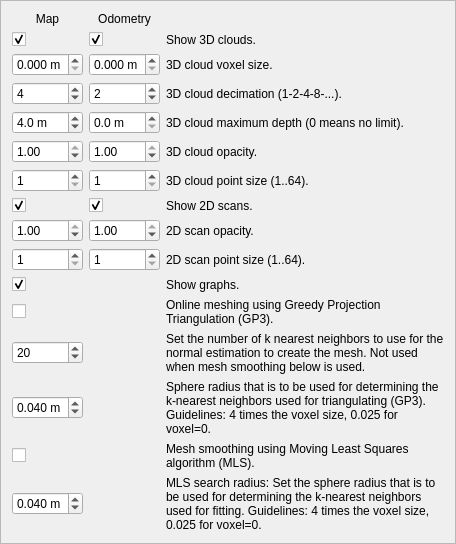
                     <widget class="QFrame" name="frame">
                      <property name="frameShape">
                       <enum>QFrame::StyledPanel</enum>
                      </property>
                      <property name="frameShadow">
                       <enum>QFrame::Raised</enum>
                      </property>
                      <layout class="QGridLayout" name="gridLayout_2" columnstretch="0,0,1">
                       <item row="9" column="0">
                        <widget class="QCheckBox" name="checkBox_showScans">
                         <property name="text">
                          <string/>
                         </property>
                         <property name="checked">
                          <bool>true</bool>
                         </property>
                        </widget>
                       </item>
                       <item row="11" column="0">
                        <widget class="QSpinBox" name="spinBox_ptsize_scan">
                         <property name="minimum">
                          <number>1</number>
                         </property>
                         <property name="maximum">
                          <number>64</number>
                         </property>
                        </widget>
                       </item>
                       <item row="4" column="2">
                        <widget class="QLabel" name="label_108">
                         <property name="text">
                          <string>3D cloud decimation (1-2-4-8-...).</string>
                         </property>
                         <property name="wordWrap">
                          <bool>true</bool>
                         </property>
                        </widget>
                       </item>
                       <item row="0" column="0">
                        <widget class="QLabel" name="label_154">
                         <property name="text">
                          <string>Map</string>
                         </property>
                         <property name="alignment">
                          <set>Qt::AlignCenter</set>
                         </property>
                         <property name="wordWrap">
                          <bool>true</bool>
                         </property>
                        </widget>
                       </item>
                       <item row="0" column="1">
                        <widget class="QLabel" name="label_137">
                         <property name="text">
                          <string>Odometry</string>
                         </property>
                         <property name="alignment">
                          <set>Qt::AlignCenter</set>
                         </property>
                         <property name="wordWrap">
                          <bool>true</bool>
                         </property>
                        </widget>
                       </item>
                       <item row="1" column="0">
                        <widget class="QCheckBox" name="checkBox_showClouds">
                         <property name="text">
                          <string/>
                         </property>
                         <property name="checked">
                          <bool>true</bool>
                         </property>
                        </widget>
                       </item>
                       <item row="1" column="1">
                        <widget class="QCheckBox" name="checkBox_showOdomClouds">
                         <property name="text">
                          <string/>
                         </property>
                         <property name="checked">
                          <bool>true</bool>
                         </property>
                        </widget>
                       </item>
                       <item row="1" column="2">
                        <widget class="QLabel" name="label_119">
                         <property name="text">
                          <string>Show 3D clouds.</string>
                         </property>
                         <property name="wordWrap">
                          <bool>true</bool>
                         </property>
                        </widget>
                       </item>
                       <item row="3" column="0">
                        <widget class="QDoubleSpinBox" name="doubleSpinBox_voxelSize">
                         <property name="suffix">
                          <string> m</string>
                         </property>
                         <property name="decimals">
                          <number>3</number>
                         </property>
                         <property name="maximum">
                          <double>1.000000000000000</double>
                         </property>
                         <property name="singleStep">
                          <double>0.010000000000000</double>
                         </property>
                         <property name="value">
                          <double>0.000000000000000</double>
                         </property>
                        </widget>
                       </item>
                       <item row="3" column="1">
                        <widget class="QDoubleSpinBox" name="doubleSpinBox_voxelSize_odom">
                         <property name="suffix">
                          <string> m</string>
                         </property>
                         <property name="decimals">
                          <number>3</number>
                         </property>
                         <property name="maximum">
                          <double>1.000000000000000</double>
                         </property>
                         <property name="singleStep">
                          <double>0.010000000000000</double>
                         </property>
                         <property name="value">
                          <double>0.000000000000000</double>
                         </property>
                        </widget>
                       </item>
                       <item row="3" column="2">
                        <widget class="QLabel" name="label_107">
                         <property name="text">
                          <string>3D cloud voxel size.</string>
                         </property>
                         <property name="wordWrap">
                          <bool>true</bool>
                         </property>
                        </widget>
                       </item>
                       <item row="4" column="0">
                        <widget class="QSpinBox" name="spinBox_decimation">
                         <property name="minimum">
                          <number>1</number>
                         </property>
                         <property name="maximum">
                          <number>32</number>
                         </property>
                         <property name="value">
                          <number>4</number>
                         </property>
                        </widget>
                       </item>
                       <item row="4" column="1">
                        <widget class="QSpinBox" name="spinBox_decimation_odom">
                         <property name="minimum">
                          <number>1</number>
                         </property>
                         <property name="maximum">
                          <number>32</number>
                         </property>
                         <property name="value">
                          <number>2</number>
                         </property>
                        </widget>
                       </item>
                       <item row="5" column="0">
                        <widget class="QDoubleSpinBox" name="doubleSpinBox_maxDepth">
                         <property name="suffix">
                          <string> m</string>
                         </property>
                         <property name="decimals">
                          <number>1</number>
                         </property>
                         <property name="maximum">
                          <double>100.000000000000000</double>
                         </property>
                         <property name="singleStep">
                          <double>0.100000000000000</double>
                         </property>
                         <property name="value">
                          <double>4.000000000000000</double>
                         </property>
                        </widget>
                       </item>
                       <item row="5" column="1">
                        <widget class="QDoubleSpinBox" name="doubleSpinBox_maxDepth_odom">
                         <property name="suffix">
                          <string> m</string>
                         </property>
                         <property name="decimals">
                          <number>1</number>
                         </property>
                         <property name="maximum">
                          <double>100.000000000000000</double>
                         </property>
                         <property name="singleStep">
                          <double>0.100000000000000</double>
                         </property>
                         <property name="value">
                          <double>0.000000000000000</double>
                         </property>
                        </widget>
                       </item>
                       <item row="5" column="2">
                        <widget class="QLabel" name="label_132">
                         <property name="text">
                          <string>3D cloud maximum depth (0 means no limit).</string>
                         </property>
                         <property name="wordWrap">
                          <bool>true</bool>
                         </property>
                        </widget>
                       </item>
                       <item row="6" column="0">
                        <widget class="QDoubleSpinBox" name="doubleSpinBox_opacity">
                         <property name="suffix">
                          <string/>
                         </property>
                         <property name="decimals">
                          <number>2</number>
                         </property>
                         <property name="maximum">
                          <double>1.000000000000000</double>
                         </property>
                         <property name="singleStep">
                          <double>0.100000000000000</double>
                         </property>
                         <property name="value">
                          <double>1.000000000000000</double>
                         </property>
                        </widget>
                       </item>
                       <item row="6" column="1">
                        <widget class="QDoubleSpinBox" name="doubleSpinBox_opacity_odom">
                         <property name="suffix">
                          <string/>
                         </property>
                         <property name="decimals">
                          <number>2</number>
                         </property>
                         <property name="maximum">
                          <double>1.000000000000000</double>
                         </property>
                         <property name="singleStep">
                          <double>0.100000000000000</double>
                         </property>
                         <property name="value">
                          <double>1.000000000000000</double>
                         </property>
                        </widget>
                       </item>
                       <item row="6" column="2">
                        <widget class="QLabel" name="label_155">
                         <property name="text">
                          <string>3D cloud opacity.</string>
                         </property>
                         <property name="wordWrap">
                          <bool>true</bool>
                         </property>
                        </widget>
                       </item>
                       <item row="7" column="0">
                        <widget class="QSpinBox" name="spinBox_ptsize">
                         <property name="minimum">
                          <number>1</number>
                         </property>
                         <property name="maximum">
                          <number>64</number>
                         </property>
                        </widget>
                       </item>
                       <item row="7" column="1">
                        <widget class="QSpinBox" name="spinBox_ptsize_odom">
                         <property name="minimum">
                          <number>1</number>
                         </property>
                         <property name="maximum">
                          <number>64</number>
                         </property>
                        </widget>
                       </item>
                       <item row="7" column="2">
                        <widget class="QLabel" name="label_157">
                         <property name="text">
                          <string>3D cloud point size (1..64).</string>
                         </property>
                         <property name="wordWrap">
                          <bool>true</bool>
                         </property>
                        </widget>
                       </item>
                       <item row="9" column="1">
                        <widget class="QCheckBox" name="checkBox_showOdomScans">
                         <property name="text">
                          <string/>
                         </property>
                         <property name="checked">
                          <bool>true</bool>
                         </property>
                        </widget>
                       </item>
                       <item row="9" column="2">
                        <widget class="QLabel" name="label_110">
                         <property name="text">
                          <string>Show 2D scans.</string>
                         </property>
                         <property name="wordWrap">
                          <bool>true</bool>
                         </property>
                        </widget>
                       </item>
                       <item row="10" column="0">
                        <widget class="QDoubleSpinBox" name="doubleSpinBox_opacity_scan">
                         <property name="suffix">
                          <string/>
                         </property>
                         <property name="decimals">
                          <number>2</number>
                         </property>
                         <property name="maximum">
                          <double>1.000000000000000</double>
                         </property>
                         <property name="singleStep">
                          <double>0.100000000000000</double>
                         </property>
                         <property name="value">
                          <double>1.000000000000000</double>
                         </property>
                        </widget>
                       </item>
                       <item row="13" column="0">
                        <widget class="QCheckBox" name="checkBox_meshing">
                         <property name="text">
                          <string/>
                         </property>
                        </widget>
                       </item>
                       <item row="10" column="1">
                        <widget class="QDoubleSpinBox" name="doubleSpinBox_opacity_odom_scan">
                         <property name="suffix">
                          <string/>
                         </property>
                         <property name="decimals">
                          <number>2</number>
                         </property>
                         <property name="maximum">
                          <double>1.000000000000000</double>
                         </property>
                         <property name="singleStep">
                          <double>0.100000000000000</double>
                         </property>
                         <property name="value">
                          <double>1.000000000000000</double>
                         </property>
                        </widget>
                       </item>
                       <item row="10" column="2">
                        <widget class="QLabel" name="label_156">
                         <property name="text">
                          <string>2D scan opacity.</string>
                         </property>
                         <property name="wordWrap">
                          <bool>true</bool>
                         </property>
                        </widget>
                       </item>
                       <item row="11" column="1">
                        <widget class="QSpinBox" name="spinBox_ptsize_odom_scan">
                         <property name="minimum">
                          <number>1</number>
                         </property>
                         <property name="maximum">
                          <number>64</number>
                         </property>
                        </widget>
                       </item>
                       <item row="11" column="2">
                        <widget class="QLabel" name="label_158">
                         <property name="text">
                          <string>2D scan point size (1..64).</string>
                         </property>
                         <property name="wordWrap">
                          <bool>true</bool>
                         </property>
                        </widget>
                       </item>
                       <item row="15" column="2">
                        <widget class="QLabel" name="label_168">
                         <property name="text">
                          <string>Sphere radius that is to be used for determining the k-nearest neighbors used for triangulating (GP3). Guidelines: 4 times the voxel size, 0.025 for voxel=0.</string>
                         </property>
                         <property name="wordWrap">
                          <bool>true</bool>
                         </property>
                        </widget>
                       </item>
                       <item row="17" column="2">
                        <widget class="QLabel" name="label_85">
                         <property name="text">
                          <string>Mesh smoothing using Moving Least Squares algorithm (MLS).</string>
                         </property>
                         <property name="wordWrap">
                          <bool>true</bool>
                         </property>
                        </widget>
                       </item>
                       <item row="15" column="0">
                        <widget class="QDoubleSpinBox" name="doubleSpinBox_gp3Radius">
                         <property name="suffix">
                          <string> m</string>
                         </property>
                         <property name="decimals">
                          <number>3</number>
                         </property>
                         <property name="maximum">
                          <double>1.000000000000000</double>
                         </property>
                         <property name="singleStep">
                          <double>0.010000000000000</double>
                         </property>
                         <property name="value">
                          <double>0.040000000000000</double>
                         </property>
                        </widget>
                       </item>
                       <item row="18" column="0">
                        <widget class="QDoubleSpinBox" name="doubleSpinBox_mlsRadius">
                         <property name="suffix">
                          <string> m</string>
                         </property>
                         <property name="decimals">
                          <number>3</number>
                         </property>
                         <property name="maximum">
                          <double>1.000000000000000</double>
                         </property>
                         <property name="singleStep">
                          <double>0.010000000000000</double>
                         </property>
                         <property name="value">
                          <double>0.040000000000000</double>
                         </property>
                        </widget>
                       </item>
                       <item row="13" column="2">
                        <widget class="QLabel" name="label_169">
                         <property name="text">
                          <string>Online meshing using Greedy Projection Triangulation (GP3).</string>
                         </property>
                         <property name="wordWrap">
                          <bool>true</bool>
                         </property>
                        </widget>
                       </item>
                       <item row="18" column="2">
                        <widget class="QLabel" name="label_87">
                         <property name="text">
                          <string>MLS search radius: Set the sphere radius that is to be used for determining the k-nearest neighbors used for fitting. Guidelines: 4 times the voxel size, 0.025 for voxel=0.</string>
                         </property>
                         <property name="wordWrap">
                          <bool>true</bool>
                         </property>
                        </widget>
                       </item>
                       <item row="17" column="0">
                        <widget class="QCheckBox" name="checkBox_mls">
                         <property name="text">
                          <string/>
                         </property>
                         <property name="checked">
                          <bool>false</bool>
                         </property>
                        </widget>
                       </item>
                       <item row="14" column="2">
                        <widget class="QLabel" name="label_71">
                         <property name="text">
                          <string>Set the number of k nearest neighbors to use for the normal estimation to create the mesh. Not used when mesh smoothing below is used.</string>
                         </property>
                         <property name="wordWrap">
                          <bool>true</bool>
                         </property>
                        </widget>
                       </item>
                       <item row="14" column="0">
                        <widget class="QSpinBox" name="spinBox_normalKSearch">
                         <property name="value">
                          <number>20</number>
                         </property>
                        </widget>
                       </item>
                       <item row="12" column="2">
                        <widget class="QLabel" name="label_213">
                         <property name="text">
                          <string>Show graphs.</string>
                         </property>
                         <property name="wordWrap">
                          <bool>true</bool>
                         </property>
                        </widget>
                       </item>
                       <item row="12" column="0">
                        <widget class="QCheckBox" name="checkBox_showGraphs">
                         <property name="text">
                          <string/>
                         </property>
                         <property name="checked">
                          <bool>true</bool>
                         </property>
                        </widget>
                       </item>
                      </layout>
                     </widget>
